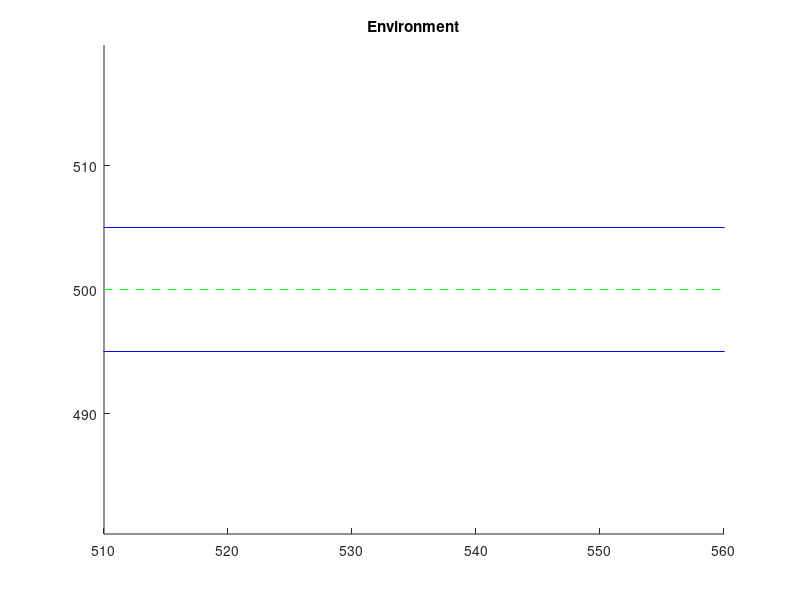

MATLAB code for this plot: (Note: this script raises an error after producing the figure.)
figure(1);
title('Environment');
xlim([510,560]);
%axis([500,600,460,540]);
axis equal;
hold on;
plot([495,495],[0,495], 'b');
plot([495,495],[505,1000], 'b');
plot([505,505],[0,495], 'b');
plot([505,505],[505,1000], 'b');
plot([0,495],[495,495], 'b');
plot([505,1000],[495,495], 'b');
plot([0,495],[505,505], 'b');
plot([505,1000],[505,505], 'b');
plot([500,500],[0,1000], 'g--');
plot([0,1000],[500,500], 'g--');
%axis([400,600,400,600]);
plot(road(:,1), road(:,2), 'r');

plotCar(veh_x0, veh_y0, veh_theta0,'r', 1);

for i=1:1:1
    for k = 0:1:4
        ox = obs(i,1) + obs(i,4)*k*sin(obs(i,3));
        oy = obs(i,2) + obs(i,4)*k*cos(obs(i,3));
        plotCar(ox,oy,obs(i,3),'b',1-k*0.2);
    end
end
if length(obs(:,1))==2
    for i=2:1:2
        for k = 0:1:4
            ox = obs(i,1) + obs(i,4)*k*sin(obs(i,3));
            oy = obs(i,2) + obs(i,4)*k*cos(obs(i,3));
            plotCar(ox,oy,obs(i,3),'g',1-k*0.2);
        end
    end
end
for i = 1:1:5
    plotCar(result_vehicle(i,1), result_vehicle(i,2), result_vehicle(i,3), 'r', 1.2-i*0.2);
end

xlabel('x(m)');
ylabel('y(m)');
